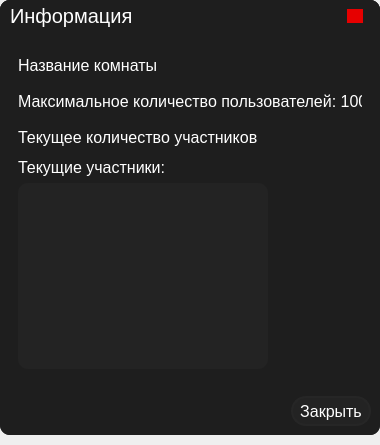
<?xml version="1.0" encoding="UTF-8"?>
<ui version="4.0">
 <class>GroupInfoForm</class>
 <widget class="QDialog" name="GroupInfoForm">
  <property name="geometry">
   <rect>
    <x>0</x>
    <y>0</y>
    <width>380</width>
    <height>445</height>
   </rect>
  </property>
  <property name="minimumSize">
   <size>
    <width>380</width>
    <height>445</height>
   </size>
  </property>
  <property name="maximumSize">
   <size>
    <width>380</width>
    <height>445</height>
   </size>
  </property>
  <property name="windowTitle">
   <string>Dialog</string>
  </property>
  <layout class="QVBoxLayout" name="verticalLayout">
   <property name="spacing">
    <number>0</number>
   </property>
   <property name="leftMargin">
    <number>0</number>
   </property>
   <property name="topMargin">
    <number>0</number>
   </property>
   <property name="rightMargin">
    <number>0</number>
   </property>
   <property name="bottomMargin">
    <number>10</number>
   </property>
   <item>
    <widget class="QFrame" name="Main_frame">
     <property name="styleSheet">
      <string notr="true">QFrame
{
	background-color: rgb(30, 30, 30);
	border-radius: 10px;
}</string>
     </property>
     <property name="frameShape">
      <enum>QFrame::StyledPanel</enum>
     </property>
     <property name="frameShadow">
      <enum>QFrame::Raised</enum>
     </property>
     <layout class="QVBoxLayout" name="verticalLayout_2">
      <property name="spacing">
       <number>0</number>
      </property>
      <property name="leftMargin">
       <number>0</number>
      </property>
      <property name="topMargin">
       <number>0</number>
      </property>
      <property name="rightMargin">
       <number>0</number>
      </property>
      <property name="bottomMargin">
       <number>0</number>
      </property>
      <item>
       <widget class="QFrame" name="Titile_bar">
        <property name="maximumSize">
         <size>
          <width>16777215</width>
          <height>50</height>
         </size>
        </property>
        <property name="frameShape">
         <enum>QFrame::StyledPanel</enum>
        </property>
        <property name="frameShadow">
         <enum>QFrame::Raised</enum>
        </property>
        <layout class="QHBoxLayout" name="horizontalLayout">
         <property name="spacing">
          <number>0</number>
         </property>
         <property name="leftMargin">
          <number>0</number>
         </property>
         <property name="topMargin">
          <number>0</number>
         </property>
         <property name="rightMargin">
          <number>0</number>
         </property>
         <property name="bottomMargin">
          <number>0</number>
         </property>
         <item>
          <widget class="QFrame" name="Title_frame">
           <property name="frameShape">
            <enum>QFrame::StyledPanel</enum>
           </property>
           <property name="frameShadow">
            <enum>QFrame::Raised</enum>
           </property>
           <layout class="QHBoxLayout" name="horizontalLayout_2">
            <property name="spacing">
             <number>0</number>
            </property>
            <property name="leftMargin">
             <number>10</number>
            </property>
            <property name="topMargin">
             <number>0</number>
            </property>
            <property name="rightMargin">
             <number>0</number>
            </property>
            <property name="bottomMargin">
             <number>0</number>
            </property>
            <item>
             <widget class="QLabel" name="Title_label">
              <property name="styleSheet">
               <string notr="true">color: rgb(255, 255, 255);
font-family: 'Roboto Regular';
font-size: 20px;</string>
              </property>
              <property name="text">
               <string>Информация</string>
              </property>
             </widget>
            </item>
           </layout>
          </widget>
         </item>
         <item>
          <widget class="QFrame" name="Btn_frame">
           <property name="maximumSize">
            <size>
             <width>50</width>
             <height>50</height>
            </size>
           </property>
           <property name="frameShape">
            <enum>QFrame::StyledPanel</enum>
           </property>
           <property name="frameShadow">
            <enum>QFrame::Raised</enum>
           </property>
           <layout class="QHBoxLayout" name="horizontalLayout_3">
            <item>
             <widget class="QPushButton" name="closeButton">
              <property name="maximumSize">
               <size>
                <width>16</width>
                <height>16</height>
               </size>
              </property>
              <property name="cursor">
               <cursorShape>PointingHandCursor</cursorShape>
              </property>
              <property name="styleSheet">
               <string notr="true">QPushButton
{
	border: none;
	border-radius: 8px;
	background-color: rgb(230, 0, 0);
}

QPushButton:hover
{
	border: none;
	border-radius: 8px;
	background-color: rgb(200, 0, 0);
}

QPushButton:pressed
{
	border: none;
	border-radius: 8px;
	background-color: rgb(160, 0, 0);
}
</string>
              </property>
              <property name="text">
               <string/>
              </property>
             </widget>
            </item>
           </layout>
          </widget>
         </item>
        </layout>
       </widget>
      </item>
      <item>
       <widget class="QFrame" name="Content_bar">
        <property name="minimumSize">
         <size>
          <width>0</width>
          <height>40</height>
         </size>
        </property>
        <property name="frameShape">
         <enum>QFrame::StyledPanel</enum>
        </property>
        <property name="frameShadow">
         <enum>QFrame::Raised</enum>
        </property>
        <layout class="QGridLayout" name="gridLayout">
         <item row="0" column="0">
          <widget class="QFrame" name="frame">
           <property name="minimumSize">
            <size>
             <width>300</width>
             <height>0</height>
            </size>
           </property>
           <property name="frameShape">
            <enum>QFrame::StyledPanel</enum>
           </property>
           <property name="frameShadow">
            <enum>QFrame::Raised</enum>
           </property>
           <layout class="QVBoxLayout" name="verticalLayout_4">
            <item>
             <widget class="QLabel" name="GroupName_label">
              <property name="minimumSize">
               <size>
                <width>0</width>
                <height>30</height>
               </size>
              </property>
              <property name="maximumSize">
               <size>
                <width>16777215</width>
                <height>40</height>
               </size>
              </property>
              <property name="styleSheet">
               <string notr="true">color: rgb(255, 255, 255);
font-family: 'Roboto Regular';
font-size: 16px;</string>
              </property>
              <property name="text">
               <string>Название комнаты</string>
              </property>
             </widget>
            </item>
            <item>
             <widget class="QLabel" name="MaxNumOfUsers_label">
              <property name="minimumSize">
               <size>
                <width>0</width>
                <height>30</height>
               </size>
              </property>
              <property name="maximumSize">
               <size>
                <width>16777215</width>
                <height>40</height>
               </size>
              </property>
              <property name="styleSheet">
               <string notr="true">color: rgb(255, 255, 255);
font-family: 'Roboto Regular';
font-size: 16px;</string>
              </property>
              <property name="text">
               <string>Максимальное количество пользователей: 100</string>
              </property>
             </widget>
            </item>
            <item>
             <widget class="QLabel" name="CurrNumOfUsers_label">
              <property name="minimumSize">
               <size>
                <width>0</width>
                <height>30</height>
               </size>
              </property>
              <property name="maximumSize">
               <size>
                <width>16777215</width>
                <height>40</height>
               </size>
              </property>
              <property name="styleSheet">
               <string notr="true">color: rgb(255, 255, 255);
font-family: 'Roboto Regular';
font-size: 16px;</string>
              </property>
              <property name="text">
               <string>Текущее количество участников</string>
              </property>
             </widget>
            </item>
            <item>
             <layout class="QVBoxLayout" name="verticalLayout_3">
              <item>
               <widget class="QLabel" name="CurrUsers_label">
                <property name="styleSheet">
                 <string notr="true">color: rgb(255, 255, 255);
font-family: 'Roboto Regular';
font-size: 16px;</string>
                </property>
                <property name="text">
                 <string>Текущие участники:</string>
                </property>
               </widget>
              </item>
              <item>
               <widget class="QListWidget" name="UsersWidget">
                <property name="minimumSize">
                 <size>
                  <width>250</width>
                  <height>180</height>
                 </size>
                </property>
                <property name="maximumSize">
                 <size>
                  <width>250</width>
                  <height>200</height>
                 </size>
                </property>
                <property name="styleSheet">
                 <string notr="true">QListWidget
{
	background-color: rgb(35, 35 , 35);
}

QListWidget::item
{
	border: 1px solid rgb(45, 45 , 45);
	border-radius: 5px;
	padding-left: 5px;
	padding-right: 5px;
	background-color: rgb(40, 40 , 40);
}

QListWidget::item:hover
{
	border: 1px solid rgb(77, 230, 230);
}

QListWidget::item:selected
{
	color:rgb(77, 230, 230);
	/*color:rgb(0, 180, 255);*/
	border: 1px solid rgb(77, 230, 230);
	background-color: rgb(45, 45 , 45);
}</string>
                </property>
               </widget>
              </item>
             </layout>
            </item>
           </layout>
          </widget>
         </item>
        </layout>
       </widget>
      </item>
      <item>
       <widget class="QFrame" name="Button_bar">
        <property name="maximumSize">
         <size>
          <width>16777215</width>
          <height>50</height>
         </size>
        </property>
        <property name="frameShape">
         <enum>QFrame::StyledPanel</enum>
        </property>
        <property name="frameShadow">
         <enum>QFrame::Raised</enum>
        </property>
        <layout class="QHBoxLayout" name="horizontalLayout_4">
         <item>
          <spacer name="horizontalSpacer">
           <property name="orientation">
            <enum>Qt::Horizontal</enum>
           </property>
           <property name="sizeHint" stdset="0">
            <size>
             <width>273</width>
             <height>20</height>
            </size>
           </property>
          </spacer>
         </item>
         <item>
          <widget class="QPushButton" name="closeButton2">
           <property name="minimumSize">
            <size>
             <width>80</width>
             <height>30</height>
            </size>
           </property>
           <property name="maximumSize">
            <size>
             <width>80</width>
             <height>30</height>
            </size>
           </property>
           <property name="cursor">
            <cursorShape>PointingHandCursor</cursorShape>
           </property>
           <property name="styleSheet">
            <string notr="true">QPushButton
{
	color: rgb(255, 255, 255);
	border: 2px solid rgb(38, 38, 38);
	border-radius:  15px;
	font-family: 'Roboto Regular';
	font-size: 16px;
	background-color: rgb(35, 35 , 35);
}
QPushButton::hover
{
	border: 2px solid rgb(214, 0, 0);
	background-color: rgb(45, 45, 45);
}
QPushButton::pressed
{
	border: 2px solid rgb(140, 0, 0);
	background-color: rgb(35, 35 , 35);
}</string>
           </property>
           <property name="text">
            <string>Закрыть</string>
           </property>
          </widget>
         </item>
        </layout>
       </widget>
      </item>
     </layout>
    </widget>
   </item>
  </layout>
 </widget>
 <resources/>
 <connections/>
</ui>
